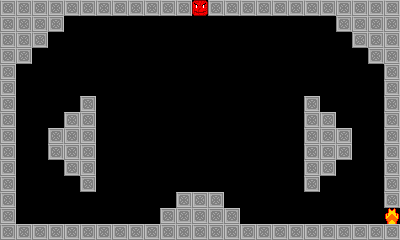

Below is a game level as drawn by its tile map, then a one-line description and the .tmx file that defines it, in full:
An orthogonal 25x15 tile map with 16x16 px tiles, 1 tile layer (Tile Layer 1).

<map version="1.0" orientation="orthogonal" renderorder="right-down" width="25" height="15" tilewidth="16" tileheight="16" nextobjectid="1">
 <tileset firstgid="1" name="base" tilewidth="16" tileheight="16" spacing="1" tilecount="13">
  <image source="../graphics/tile.png" width="221" height="16" />
 </tileset>
 <layer name="Tile Layer 1" width="25" height="15">
  <data>
   <tile gid="1" />
   <tile gid="1" />
   <tile gid="1" />
   <tile gid="1" />
   <tile gid="1" />
   <tile gid="1" />
   <tile gid="1" />
   <tile gid="1" />
   <tile gid="1" />
   <tile gid="1" />
   <tile gid="1" />
   <tile gid="1" />
   <tile gid="3" />
   <tile gid="1" />
   <tile gid="1" />
   <tile gid="1" />
   <tile gid="1" />
   <tile gid="1" />
   <tile gid="1" />
   <tile gid="1" />
   <tile gid="1" />
   <tile gid="1" />
   <tile gid="1" />
   <tile gid="1" />
   <tile gid="1" />
   <tile gid="1" />
   <tile gid="1" />
   <tile gid="1" />
   <tile gid="1" />
   <tile gid="0" />
   <tile gid="0" />
   <tile gid="0" />
   <tile gid="0" />
   <tile gid="0" />
   <tile gid="0" />
   <tile gid="0" />
   <tile gid="0" />
   <tile gid="0" />
   <tile gid="0" />
   <tile gid="0" />
   <tile gid="0" />
   <tile gid="0" />
   <tile gid="0" />
   <tile gid="0" />
   <tile gid="0" />
   <tile gid="0" />
   <tile gid="1" />
   <tile gid="1" />
   <tile gid="1" />
   <tile gid="1" />
   <tile gid="1" />
   <tile gid="1" />
   <tile gid="1" />
   <tile gid="0" />
   <tile gid="0" />
   <tile gid="0" />
   <tile gid="0" />
   <tile gid="0" />
   <tile gid="0" />
   <tile gid="0" />
   <tile gid="0" />
   <tile gid="0" />
   <tile gid="0" />
   <tile gid="0" />
   <tile gid="0" />
   <tile gid="0" />
   <tile gid="0" />
   <tile gid="0" />
   <tile gid="0" />
   <tile gid="0" />
   <tile gid="0" />
   <tile gid="0" />
   <tile gid="1" />
   <tile gid="1" />
   <tile gid="1" />
   <tile gid="1" />
   <tile gid="1" />
   <tile gid="0" />
   <tile gid="0" />
   <tile gid="0" />
   <tile gid="0" />
   <tile gid="0" />
   <tile gid="0" />
   <tile gid="0" />
   <tile gid="0" />
   <tile gid="0" />
   <tile gid="0" />
   <tile gid="0" />
   <tile gid="0" />
   <tile gid="0" />
   <tile gid="0" />
   <tile gid="0" />
   <tile gid="0" />
   <tile gid="0" />
   <tile gid="0" />
   <tile gid="0" />
   <tile gid="0" />
   <tile gid="0" />
   <tile gid="1" />
   <tile gid="1" />
   <tile gid="1" />
   <tile gid="0" />
   <tile gid="0" />
   <tile gid="0" />
   <tile gid="0" />
   <tile gid="0" />
   <tile gid="0" />
   <tile gid="0" />
   <tile gid="0" />
   <tile gid="0" />
   <tile gid="0" />
   <tile gid="0" />
   <tile gid="0" />
   <tile gid="0" />
   <tile gid="0" />
   <tile gid="0" />
   <tile gid="0" />
   <tile gid="0" />
   <tile gid="0" />
   <tile gid="0" />
   <tile gid="0" />
   <tile gid="0" />
   <tile gid="0" />
   <tile gid="0" />
   <tile gid="1" />
   <tile gid="1" />
   <tile gid="0" />
   <tile gid="0" />
   <tile gid="0" />
   <tile gid="0" />
   <tile gid="0" />
   <tile gid="0" />
   <tile gid="0" />
   <tile gid="0" />
   <tile gid="0" />
   <tile gid="0" />
   <tile gid="0" />
   <tile gid="0" />
   <tile gid="0" />
   <tile gid="0" />
   <tile gid="0" />
   <tile gid="0" />
   <tile gid="0" />
   <tile gid="0" />
   <tile gid="0" />
   <tile gid="0" />
   <tile gid="0" />
   <tile gid="0" />
   <tile gid="0" />
   <tile gid="1" />
   <tile gid="1" />
   <tile gid="0" />
   <tile gid="0" />
   <tile gid="0" />
   <tile gid="0" />
   <tile gid="1" />
   <tile gid="0" />
   <tile gid="0" />
   <tile gid="0" />
   <tile gid="0" />
   <tile gid="0" />
   <tile gid="0" />
   <tile gid="0" />
   <tile gid="0" />
   <tile gid="0" />
   <tile gid="0" />
   <tile gid="0" />
   <tile gid="0" />
   <tile gid="0" />
   <tile gid="1" />
   <tile gid="0" />
   <tile gid="0" />
   <tile gid="0" />
   <tile gid="0" />
   <tile gid="1" />
   <tile gid="1" />
   <tile gid="0" />
   <tile gid="0" />
   <tile gid="0" />
   <tile gid="1" />
   <tile gid="1" />
   <tile gid="0" />
   <tile gid="0" />
   <tile gid="0" />
   <tile gid="0" />
   <tile gid="0" />
   <tile gid="0" />
   <tile gid="0" />
   <tile gid="0" />
   <tile gid="0" />
   <tile gid="0" />
   <tile gid="0" />
   <tile gid="0" />
   <tile gid="0" />
   <tile gid="1" />
   <tile gid="1" />
   <tile gid="0" />
   <tile gid="0" />
   <tile gid="0" />
   <tile gid="1" />
   <tile gid="1" />
   <tile gid="0" />
   <tile gid="0" />
   <tile gid="1" />
   <tile gid="1" />
   <tile gid="1" />
   <tile gid="0" />
   <tile gid="0" />
   <tile gid="0" />
   <tile gid="0" />
   <tile gid="0" />
   <tile gid="0" />
   <tile gid="0" />
   <tile gid="0" />
   <tile gid="0" />
   <tile gid="0" />
   <tile gid="0" />
   <tile gid="0" />
   <tile gid="0" />
   <tile gid="1" />
   <tile gid="1" />
   <tile gid="1" />
   <tile gid="0" />
   <tile gid="0" />
   <tile gid="1" />
   <tile gid="1" />
   <tile gid="0" />
   <tile gid="0" />
   <tile gid="1" />
   <tile gid="1" />
   <tile gid="1" />
   <tile gid="0" />
   <tile gid="0" />
   <tile gid="0" />
   <tile gid="0" />
   <tile gid="0" />
   <tile gid="0" />
   <tile gid="0" />
   <tile gid="0" />
   <tile gid="0" />
   <tile gid="0" />
   <tile gid="0" />
   <tile gid="0" />
   <tile gid="0" />
   <tile gid="1" />
   <tile gid="1" />
   <tile gid="1" />
   <tile gid="0" />
   <tile gid="0" />
   <tile gid="1" />
   <tile gid="1" />
   <tile gid="0" />
   <tile gid="0" />
   <tile gid="0" />
   <tile gid="1" />
   <tile gid="1" />
   <tile gid="0" />
   <tile gid="0" />
   <tile gid="0" />
   <tile gid="0" />
   <tile gid="0" />
   <tile gid="0" />
   <tile gid="0" />
   <tile gid="0" />
   <tile gid="0" />
   <tile gid="0" />
   <tile gid="0" />
   <tile gid="0" />
   <tile gid="0" />
   <tile gid="1" />
   <tile gid="1" />
   <tile gid="0" />
   <tile gid="0" />
   <tile gid="0" />
   <tile gid="1" />
   <tile gid="1" />
   <tile gid="0" />
   <tile gid="0" />
   <tile gid="0" />
   <tile gid="0" />
   <tile gid="1" />
   <tile gid="0" />
   <tile gid="0" />
   <tile gid="0" />
   <tile gid="0" />
   <tile gid="0" />
   <tile gid="0" />
   <tile gid="0" />
   <tile gid="0" />
   <tile gid="0" />
   <tile gid="0" />
   <tile gid="0" />
   <tile gid="0" />
   <tile gid="0" />
   <tile gid="1" />
   <tile gid="0" />
   <tile gid="0" />
   <tile gid="0" />
   <tile gid="0" />
   <tile gid="1" />
   <tile gid="1" />
   <tile gid="0" />
   <tile gid="0" />
   <tile gid="0" />
   <tile gid="0" />
   <tile gid="0" />
   <tile gid="0" />
   <tile gid="0" />
   <tile gid="0" />
   <tile gid="0" />
   <tile gid="0" />
   <tile gid="1" />
   <tile gid="1" />
   <tile gid="1" />
   <tile gid="0" />
   <tile gid="0" />
   <tile gid="0" />
   <tile gid="0" />
   <tile gid="0" />
   <tile gid="0" />
   <tile gid="0" />
   <tile gid="0" />
   <tile gid="0" />
   <tile gid="0" />
   <tile gid="1" />
   <tile gid="1" />
   <tile gid="0" />
   <tile gid="0" />
   <tile gid="0" />
   <tile gid="0" />
   <tile gid="0" />
   <tile gid="0" />
   <tile gid="0" />
   <tile gid="0" />
   <tile gid="0" />
   <tile gid="1" />
   <tile gid="1" />
   <tile gid="1" />
   <tile gid="1" />
   <tile gid="1" />
   <tile gid="0" />
   <tile gid="0" />
   <tile gid="0" />
   <tile gid="0" />
   <tile gid="0" />
   <tile gid="0" />
   <tile gid="0" />
   <tile gid="0" />
   <tile gid="0" />
   <tile gid="2" />
   <tile gid="1" />
   <tile gid="1" />
   <tile gid="1" />
   <tile gid="1" />
   <tile gid="1" />
   <tile gid="1" />
   <tile gid="1" />
   <tile gid="1" />
   <tile gid="1" />
   <tile gid="1" />
   <tile gid="1" />
   <tile gid="1" />
   <tile gid="1" />
   <tile gid="1" />
   <tile gid="1" />
   <tile gid="1" />
   <tile gid="1" />
   <tile gid="1" />
   <tile gid="1" />
   <tile gid="1" />
   <tile gid="1" />
   <tile gid="1" />
   <tile gid="1" />
   <tile gid="1" />
   <tile gid="1" />
  </data>
 </layer>
</map>
